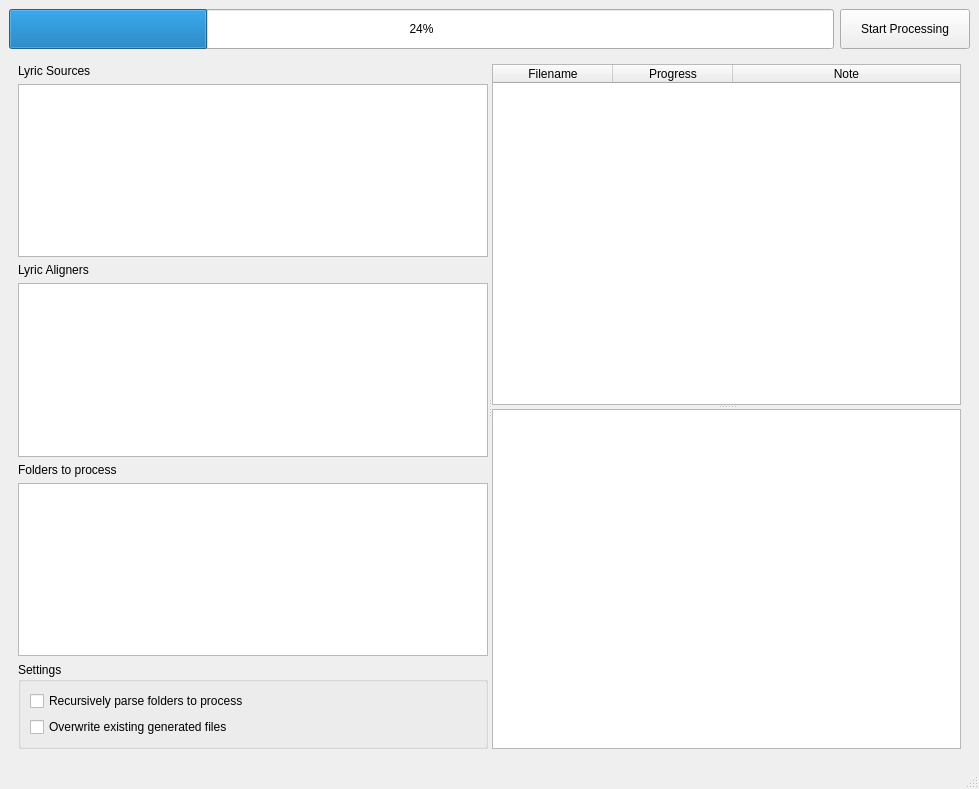
<?xml version="1.0" encoding="UTF-8"?>
<ui version="4.0">
 <class>MainWindow</class>
 <widget class="QMainWindow" name="MainWindow">
  <property name="geometry">
   <rect>
    <x>0</x>
    <y>0</y>
    <width>979</width>
    <height>789</height>
   </rect>
  </property>
  <property name="windowTitle">
   <string>MainWindow</string>
  </property>
  <widget class="QWidget" name="centralwidget">
   <layout class="QVBoxLayout" name="verticalLayout">
    <item>
     <layout class="QHBoxLayout" name="horizontalLayout">
      <item>
       <widget class="QProgressBar" name="progressBar_overall">
        <property name="sizePolicy">
         <sizepolicy hsizetype="Expanding" vsizetype="Expanding">
          <horstretch>0</horstretch>
          <verstretch>0</verstretch>
         </sizepolicy>
        </property>
        <property name="value">
         <number>24</number>
        </property>
        <property name="alignment">
         <set>Qt::AlignCenter</set>
        </property>
       </widget>
      </item>
      <item>
       <widget class="QPushButton" name="pushButton_start_processing">
        <property name="minimumSize">
         <size>
          <width>130</width>
          <height>40</height>
         </size>
        </property>
        <property name="text">
         <string>Start Processing</string>
        </property>
       </widget>
      </item>
     </layout>
    </item>
    <item>
     <widget class="QWidget" name="widget" native="true">
      <layout class="QGridLayout" name="gridLayout">
       <item row="0" column="0">
        <widget class="QSplitter" name="splitter_horizontal">
         <property name="orientation">
          <enum>Qt::Horizontal</enum>
         </property>
         <widget class="QWidget" name="widget_4" native="true">
          <layout class="QVBoxLayout" name="verticalLayout_2">
           <item>
            <widget class="QLabel" name="label">
             <property name="text">
              <string>Lyric Sources</string>
             </property>
            </widget>
           </item>
           <item>
            <widget class="QListWidget" name="listWidget_lyricSources"/>
           </item>
           <item>
            <widget class="QLabel" name="label_2">
             <property name="text">
              <string>Lyric Aligners</string>
             </property>
            </widget>
           </item>
           <item>
            <widget class="QListWidget" name="listWidget_lyricAligners"/>
           </item>
           <item>
            <widget class="QLabel" name="label_3">
             <property name="text">
              <string>Folders to process</string>
             </property>
            </widget>
           </item>
           <item>
            <widget class="QListWidget" name="listWidget_localDataSources"/>
           </item>
           <item>
            <widget class="QGroupBox" name="groupBox">
             <property name="title">
              <string>Settings</string>
             </property>
             <layout class="QVBoxLayout" name="verticalLayout_4">
              <item>
               <widget class="QCheckBox" name="checkBox_recursively_parse_folders_to_process">
                <property name="text">
                 <string>Recursively parse folders to process</string>
                </property>
                <property name="checked">
                 <bool>false</bool>
                </property>
               </widget>
              </item>
              <item>
               <widget class="QCheckBox" name="checkBox_overwrite_existing_generated_files">
                <property name="text">
                 <string>Overwrite existing generated files</string>
                </property>
               </widget>
              </item>
             </layout>
            </widget>
           </item>
          </layout>
         </widget>
         <widget class="QWidget" name="widget_5" native="true">
          <layout class="QGridLayout" name="gridLayout_2">
           <item row="0" column="0">
            <widget class="QSplitter" name="splitter_vertical">
             <property name="orientation">
              <enum>Qt::Vertical</enum>
             </property>
             <widget class="QTableWidget" name="tableWidget_songs_processed">
              <attribute name="horizontalHeaderCascadingSectionResizes">
               <bool>false</bool>
              </attribute>
              <attribute name="horizontalHeaderDefaultSectionSize">
               <number>120</number>
              </attribute>
              <attribute name="horizontalHeaderStretchLastSection">
               <bool>true</bool>
              </attribute>
              <column>
               <property name="text">
                <string>Filename</string>
               </property>
              </column>
              <column>
               <property name="text">
                <string>Progress</string>
               </property>
              </column>
              <column>
               <property name="text">
                <string>Note</string>
               </property>
              </column>
             </widget>
             <widget class="QPlainTextEdit" name="plainTextEdit_log">
              <property name="readOnly">
               <bool>true</bool>
              </property>
             </widget>
            </widget>
           </item>
          </layout>
         </widget>
        </widget>
       </item>
      </layout>
     </widget>
    </item>
   </layout>
  </widget>
  <widget class="QMenuBar" name="menubar">
   <property name="geometry">
    <rect>
     <x>0</x>
     <y>0</y>
     <width>979</width>
     <height>22</height>
    </rect>
   </property>
  </widget>
  <widget class="QStatusBar" name="statusbar"/>
 </widget>
 <resources/>
 <connections/>
</ui>
